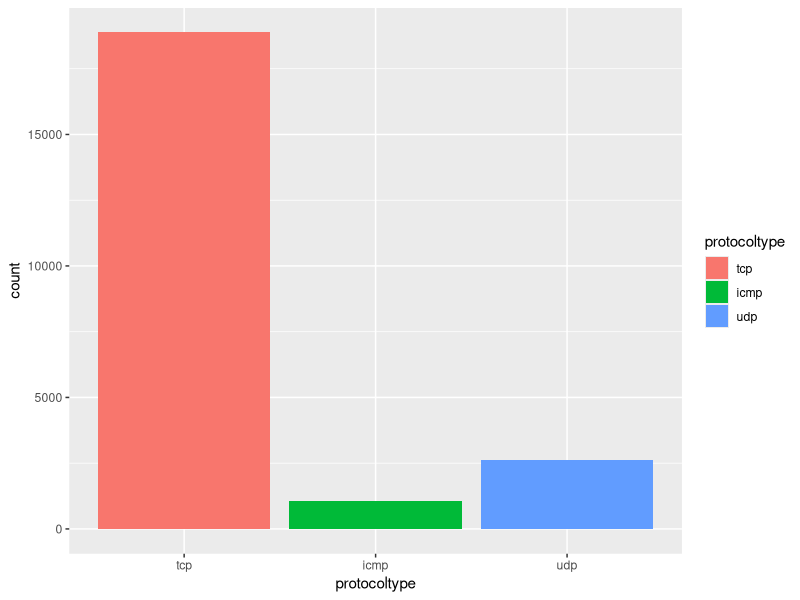

This chart was generated by the following R code:
library(tidyverse)

network_data <- read_csv("Data/network_data_file_columns_named.csv")

duration_distribution <- summary(network_data$duration)

protocoltype_distribution <- network_data |>
  select(protocoltype) |>
  mutate(protocoltype = as_factor(protocoltype)) |>
  summarise(count = n(), .by = protocoltype) |>
  ggplot() +
  geom_bar(aes(x = protocoltype, y = count, fill = protocoltype), stat = "identity")
